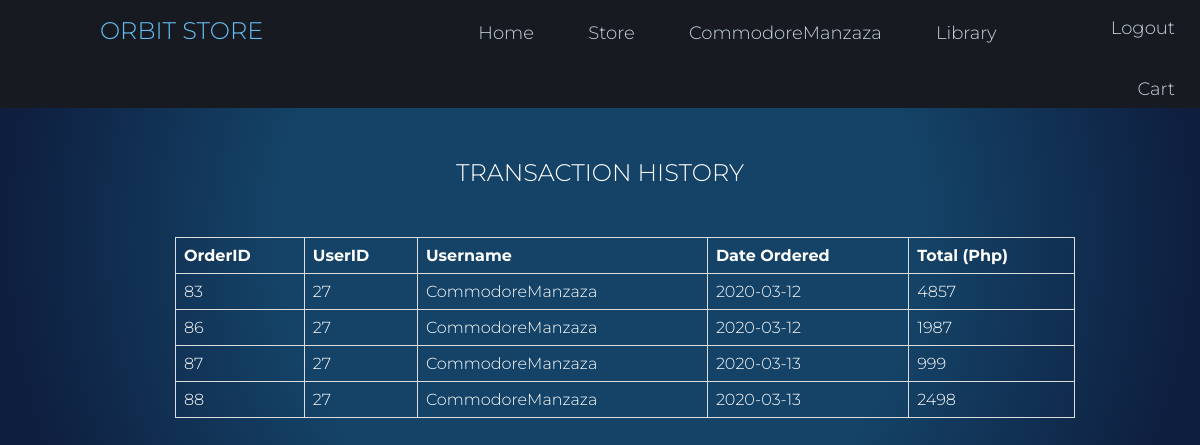
Screenshot of /SampleCrud/userTransactionHistory.php (signed in) with the database file from the repository.
### tables this page shows
CREATE TABLE `gameorder` (
  `OrderID` int(11) NOT NULL,
  `UserID` int(11) NOT NULL,
  `Username` varchar(255) NOT NULL,
  `DateOrdered` date NOT NULL,
  `Total` decimal(11,0) NOT NULL
);

### SampleCrud/userTransactionHistory.php (the view, shortened to what this page needs)
<?php
include('../server.php'); ?>
<!DOCTYPE html>
<html>
<head>
	<link rel="stylesheet" type="text/css" href="stylexs.css"/>
</head>
<body>
	<?php if($_SESSION['username'] == 'admin'){?>
	<div>
		<ul class="navbar">
			<li style="color: #66c0f4; margin-left: 100px;margin-right: 190px"><h2>ORBIT Store</h2>
			<li><a href="../home.php">Home</a></li>
  			<li><a href="">Store</a></li>
  			<li><a href="../userprofile.php"><?php echo $_SESSION['username'] ?></a></li>
  			<li><a href="">Library</a></li>
  			<li style="float:right"><a href="../home.php?logout='1'">Logout</a></li>
  			<li style="float:right"><a href="../cart.php">Cart </a></li>
  			<li><a href="viewGames.php">Admin Controls</a></li>
		</ul>
	</div>
<?php }else{?>
	<div>
		<ul class="navbar">
			<li style="color: #66c0f4; margin-left: 100px;margin-right: 190px"><h2>ORBIT Store</h2>
			<li><a href="../home.php">Home</a></li>
  			<li><a href="../home.php">Store</a></li>
  			<li><a href="../userprofile.php"><?php echo $_SESSION['username'] ?></a></li>
  			<li><a href="">Library</a></li>
  			<li style="float:right"><a href="../home.php?logout='1'">Logout</a></li>
  			<li style="float:right"><a href="../cart.php">Cart </a></li>
		</ul>
	</div>
<?php }?>
<h2 id="invtitle" style="color: white"> Transaction History </h2>
<div class="designedtext">
	<table style="margin-left: 175px; color: white; margin-top: 50px;">
		<thead>
			<tr>
				<th>OrderID</th>
				<th>UserID</th>
				<th>Username</th>
				<th>Date Ordered</th>
				<th>Total (Php)</th>
			</tr>
		</thead>
		<?php
			$currentUser = $_SESSION['username'];
			$sql = "SELECT * from gameorder WHERE username = '$currentUser'";
			$result = $dbcon->query($sql);
			if ($result->num_rows>0){
				while ($row = $result -> fetch_assoc()) {
		?>
		<tbody>
			<tr>
				<td><?php echo $row['OrderID']; ?></td>
				<td><?php echo $row['UserID']; ?></td>
				<td><?php echo $row['Username']; ?></td>
				<td><?php echo $row['DateOrdered']; ?></td>
				<td><?php echo $row['Total']; ?></td>
			</tr>
		</tbody>
	<?php }}?>
	</table>
</div>
</body>
</html>

### SampleCrud/stylexs.css (style rules this page uses)
body { background: rgb(20,67,103); background: radial-gradient(circle, rgba(20,67,103,1) 50%, rgba(14,30,63,1) 93%); font-family: 'Lora', serif; margin: 0; padding: 0; }
h1, h2, h3, h4, h5, h6 { font-family: 'Montserrat', sans-serif; font-weight: 300; text-transform: uppercase; }
a { font-family: 'Montserrat', sans-serif; font-weight: 300; color: #66c0f4; }
.navbar { list-style-type: none; overflow: hidden; margin: 0; padding: 0; background-color: #171a21; z-index: 1; left: 0; top: 0; width: 100%; }
ul { padding: 0; list-style: none; background: #171a21; }
ul li { display: inline-block; position: relative; line-height: 21px; text-align: left; }
ul li a { font-size: 18px; display: block; padding: 8px 25px; color: #c7d5e0; margin-top: 10px; text-decoration: none; }
table { border-collapse: collapse; width: 75%; margin-bottom: 50px; }
td, th { border: 1px solid #dddddd; text-align: left; padding: 8px; }
.designedtext { font-family: 'Montserrat', sans-serif; font-weight: 300; }
#invtitle { text-align: center; margin: 50px; }

### rows the page displays
gameorder: OrderID "83", UserID "27", Username "CommodoreManzaza", DateOrdered "2020-03-12", Total "4857"
gameorder: OrderID "86", UserID "27", Username "CommodoreManzaza", DateOrdered "2020-03-12", Total "1987"
gameorder: OrderID "87", UserID "27", Username "CommodoreManzaza", DateOrdered "2020-03-13", Total "999"
gameorder: OrderID "88", UserID "27", Username "CommodoreManzaza", DateOrdered "2020-03-13", Total "2498"

### other values shown
$_SESSION['username'] "CommodoreManzaza"
